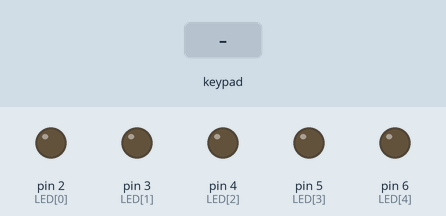
This sketch was run on a simulated Arduino Uno, built with avr-gcc and run on an emulated ATmega328P. Shown: output pins drawn as LEDs (lit = HIGH). The inputs (shaded band) are chosen by the test bench. What the sketch prints to the serial monitor is not drawn.

Above: at 1.2 s.
1.3 s: key '1' pressed
At 2.4 s:
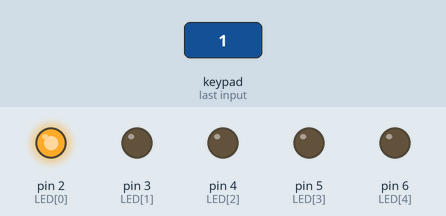
2.8 s: keypad keys 2 5 # pressed 0.4 s apart
At 4.1 s:
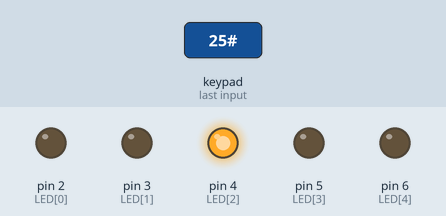
5.5 s: keypad keys 1 2 * pressed 0.4 s apart
At 5.7 s:
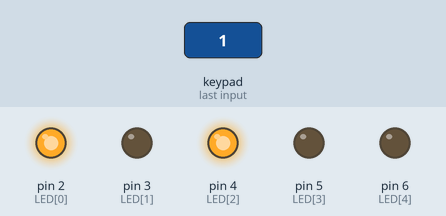
8.2 s: key '3' pressed
At 9.0 s:
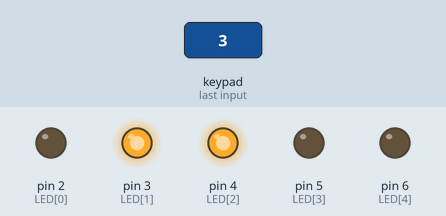
9.7 s: key '6' pressed
At 10.2 s:
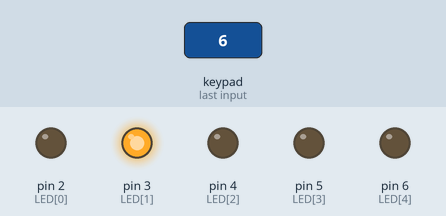
11.2 s: keypad keys 1 2 pressed 0.4 s apart
At 11.4 s:
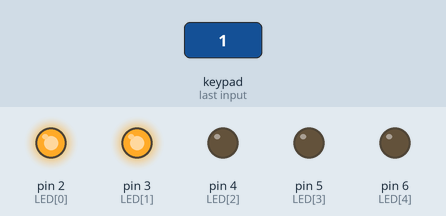
Timing chart, 0 to 14.2 s (numbered marks = the images above; inputs shaded):
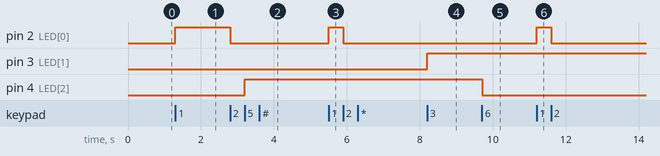

The sketch:

bai3_4.ino
```cpp
#include <Keypad.h>

const byte LED[5] = {2, 3, 4, 5, 6};
const byte rows = 4;
const byte cols = 3;

char keys[rows][cols] = {
  {'1', '2', '3'},
  {'4', '5', '6'},
  {'7', '8', '9'},
  {'*', '0', '#'}
};

const byte rowsP[rows] = {13, 12, 11, 10};
const byte colsP[cols] = {9, 8, 7};

Keypad keypad = Keypad(makeKeymap(keys), rowsP, colsP, rows, cols);

void setup() {
  Serial.begin(9600);
  for (int i = 0; i < 5; i++) {
    pinMode(LED[i], OUTPUT);
    digitalWrite(LED[i], LOW);
  }
}

void loop() {
  char key = keypad.getKey();

  if (key) {
    Serial.print("Kí tự vừa nhập: ");
    Serial.println(key);
  }

  if (key == '1') {
    digitalWrite(LED[0], HIGH);
  }
  else if (key == '2') {
    digitalWrite(LED[0], LOW);
  }
  else if (key == '3') {
    digitalWrite(LED[1], HIGH);
  }
  else if (key == '4') {
    digitalWrite(LED[1], LOW);
  }
  else if (key == '5') {
    digitalWrite(LED[2], HIGH);
  }
  else if (key == '6') {
    digitalWrite(LED[2], LOW);
  }
  else if (key == '7') {
    digitalWrite(LED[3], HIGH);
  }
  else if (key == '8') {
    digitalWrite(LED[3], LOW);
  }
  else if (key == '9') {
    digitalWrite(LED[4], HIGH);
  }
  else if (key == '0') {
    digitalWrite(LED[4], LOW);
  }

}
```

Measured:
- after the input at 1.3 s, pin 2 (LED[0]): LOW → HIGH at once
- after the input at 2.8 s, pin 2 (LED[0]): HIGH → LOW at once; pin 4 (LED[2]): LOW → HIGH after 0.41 s
- after the input at 5.5 s, pin 2 (LED[0]): LOW → HIGH at once, → LOW 0.40 s later
- after the input at 8.2 s, pin 3 (LED[1]): LOW → HIGH at once
- after the input at 9.7 s, pin 4 (LED[2]): HIGH → LOW at once
- after the input at 11.2 s, pin 2 (LED[0]): LOW → HIGH at once, → LOW 0.39 s later
